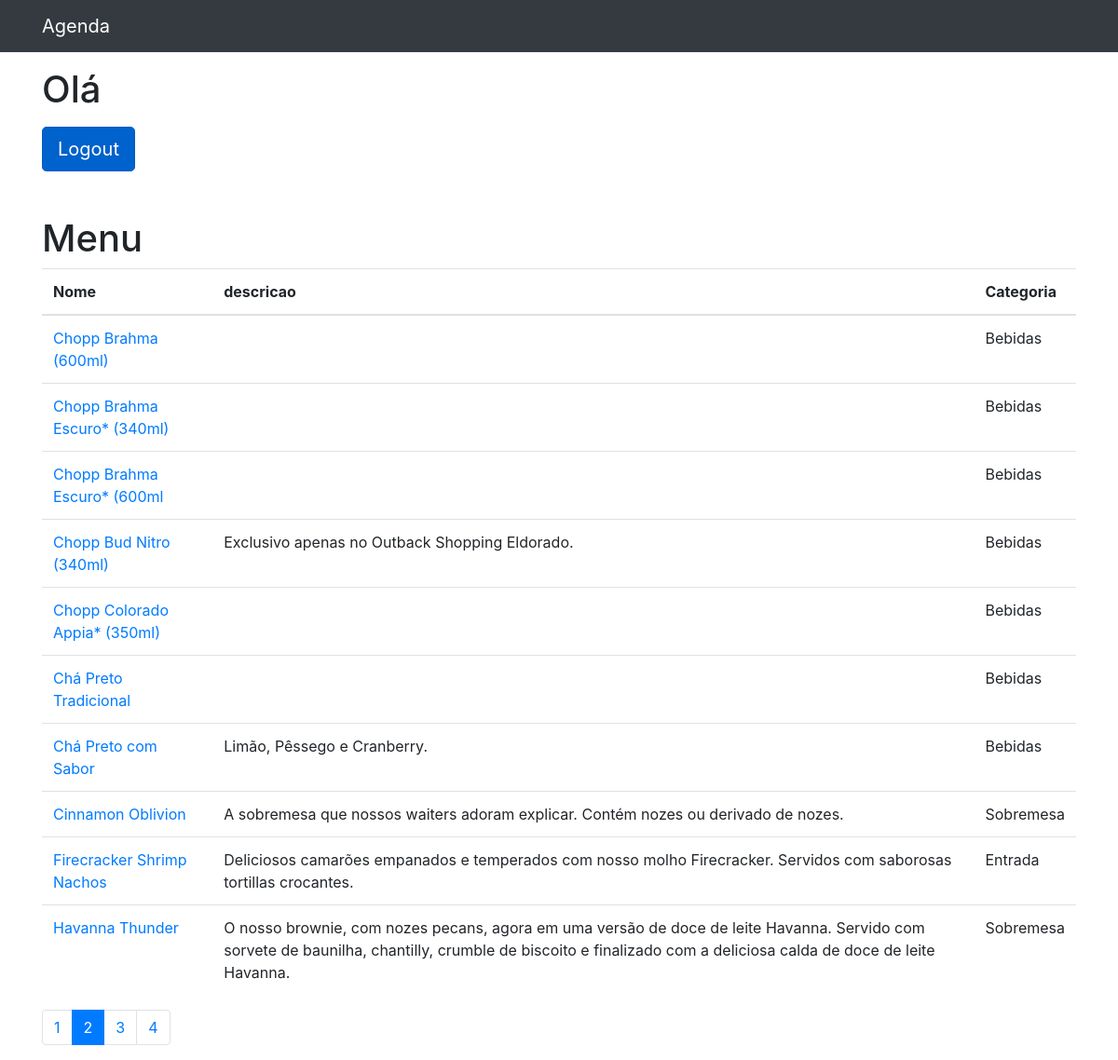
/accounts/dashboard/?page=2&busca= (signed in), run on the app's committed database.
### items/models.py (models this page shows, shortened)
class Item(models.Model):
    nome = models.CharField(max_length=255)
    data_criacao = models.DateTimeField(default=timezone.now)
    descricao = models.TextField(blank=True)
    categoria = models.ForeignKey(Categoria, on_delete=models.DO_NOTHING)
    ocultar = models.BooleanField(default=False)
    foto = models.ImageField(blank=True, upload_to='fotos/%y/%m/')

class Categoria(models.Model):
    nome = models.CharField(max_length=255)
    def __str__(self):
        return self.nome

### accounts/views.py (the view)
# urls.py: path('dashboard/',  views.dashboard, name='dashboard'),
@login_required(redirect_field_name='')
def dashboard(request):
    messages.add_message(request, messages.ERROR, 'Ocorreu um erro.')
    items = Item.objects.order_by('nome').filter(ocultar=False)
    paginator = Paginator(items, 10)
    page = request.GET.get('page')
    items = paginator.get_page(page)
    return render(request, 'accounts/dashboard.html', {
        'items': items
    })

### accounts/templates/accounts/dashboard.html (shortened to what this page needs)
{% extends 'base.html' %}
{% block conteudo %}
<h1 class="mt-3 mb-3">Olá {{ user.first_name }}</h1>
<a href="{% url 'logout' %}" class="btn btn-primary btn-lg active" role="button" aria-pressed="true">Logout</a>
<h1 class="mt-5">Menu</h1>
<table class="table">
  <thead>
    <tr>
      <th>Nome</th>
      <th>descricao</th>
      <th>Categoria</th>
    </tr>
  </thead>
  <tbody>
    {% for item in items %}
      {% if item.ocultar == False %}
        <tr>
          <td>
            <a href="{% url 'vw_item' item.id %}">{{ item.nome }}</a>
          </td>
          <td>{{ item.descricao}}</td>
          <td>{{ item.categoria}}</td>
        </tr>
      {% endif%}
    {% endfor %}
  </tbody>
</table>
<nav aria-label="Page navigation example">
<ul class="pagination">
  {% for pagina in items.paginator.page_range %}
    {% if items.number == pagina %}
      <li class="page-item active">
        <a class="page-link" href="?page={{ pagina }}&busca={{ request.GET.termo }}">{{pagina}}</a>
      </li>
    {% else %}
       <li class="page-item">
        <a class="page-link" href="?page={{ pagina }}&busca={{ request.GET.termo }}">{{pagina}}</a>
       </li>
    {% endif %}
  {% endfor %}
</ul>
</nav>
{% endblock %}

### data on the page
Item: nome "Chopp Brahma (600ml)", categoria "Bebidas"
Item: nome "Chopp Brahma Escuro* (340ml)", categoria "Bebidas"
Item: nome "Chopp Brahma Escuro* (600ml", categoria "Bebidas"
Item: nome "Chopp Bud Nitro (340ml)", descricao "Exclusivo apenas no Outback Shopping Eldorado.", categoria "Bebidas"
Item: nome "Chopp Colorado Appia* (350ml)", categoria "Bebidas"
Item: nome "Chá Preto Tradicional", categoria "Bebidas"
Item: nome "Chá Preto com Sabor", descricao "Limão, Pêssego e Cranberry.", categoria "Bebidas"
Item: nome "Cinnamon Oblivion", descricao "A sobremesa que nossos waiters adoram explicar. Contém nozes ou derivado de nozes.", categoria "Sobremesa"
Item: nome "Firecracker Shrimp Nachos", descricao "Deliciosos camarões empanados e temperados com nosso molho Firecracker. Servidos com saborosas tortillas crocantes.", categoria "Entrada"
Item: nome "Havanna Thunder", descricao "O nosso brownie, com nozes pecans, agora em uma versão de doce de leite Havanna. Servido com sorvete de baunilha, chantilly, crumble de biscoito e finalizado com a deliciosa calda de doce de leite Havanna.", categoria "Sobremesa"

### other printed values
{{ pagina }} "1" "3" "4"
{{ pagina }} "2"
